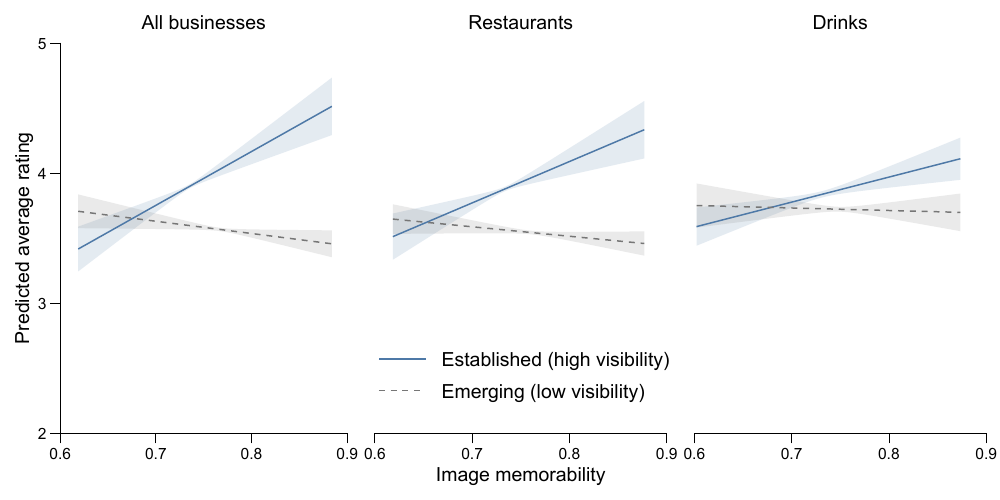

Recreate this plot in R.
################################################################################
# Figure 4: Predicted Average Rating by Image Memorability and Business Visibility
#
# Last updated: 2026-01-26
################################################################################

# =============================================================================
# 1. PACKAGES & SETUP
# =============================================================================

# Function to install missing packages and load dependencies
load_packages <- function(pkgs) {
  new_pkgs <- pkgs[!(pkgs %in% installed.packages()[, "Package"])]
  if (length(new_pkgs)) install.packages(new_pkgs)
  invisible(lapply(pkgs, library, character.only = TRUE))
}

package_list <- c("tidyverse", "readr", "grid", "gridExtra", "gtable")
load_packages(package_list)

# Set working directory to source location (RStudio support)
if (requireNamespace("rstudioapi", quietly = TRUE) && rstudioapi::isAvailable()) {
  setwd(dirname(rstudioapi::getActiveDocumentContext()$path))
}

# =============================================================================
# 2. GLOBAL PARAMETERS (House Style)
# =============================================================================

# Typography
FONT_FAMILY    <- "sans"
FONT_SIZE_PT   <- 14
FONT_SIZE_GEOM <- FONT_SIZE_PT / .pt

# Geometry
LINE_WIDTH     <- 0.25
TICK_LENGTH    <- unit(0.25, "cm")

# Colors
COLOR_HIGH_VIS <- "#4E79A7" 
COLOR_LOW_VIS  <- "#767676" 

PALETTE_VIS    <- c("Established (high visibility)" = COLOR_HIGH_VIS, 
                    "Emerging (low visibility)" = COLOR_LOW_VIS)

# Line types mapping
LINE_PALETTE   <- c("Established (high visibility)" = "solid", 
                    "Emerging (low visibility)" = "dashed")

# Axes
Y_LIMITS       <- c(2, 5)
Y_BREAKS       <- seq(2, 5, by = 1)

X_LIMITS       <- c(0.6, 0.9)
X_BREAKS       <- seq(0.6, 0.9, by = 0.1)

# =============================================================================
# 3. THEME DEFINITION
# =============================================================================

theme_house_style <- function() {
  theme_classic(base_size = FONT_SIZE_PT, base_family = FONT_FAMILY) +
    theme(
      text = element_text(color = "black", size = FONT_SIZE_PT), # Base setting
      
      # 1. FORCE AXIS TITLES (X and Y labels)
      axis.title = element_text(size = FONT_SIZE_PT, face = "plain", color = "black"),
      
      # 2. FORCE AXIS TEXT (The numbers 2, 3, 4, 5 and 0.6, 0.7...)
      # By default, these are often scaled down to ~11pt. This fixes it to 14pt.
      axis.text = element_text(size = FONT_SIZE_PT, color = "black"),
      axis.text.x = element_text(size = FONT_SIZE_PT, color = "black", angle = 45, hjust = 1),
      
      # 3. FORCE PLOT TITLES ("All businesses", "Restaurants", etc.)
      plot.title = element_text(size = FONT_SIZE_PT, face = "plain", hjust = 0.5, color = "black"),
      
      # 4. FORCE LEGEND TEXT
      legend.text = element_text(size = FONT_SIZE_PT, color = "black"),
      legend.title = element_text(size = FONT_SIZE_PT, color = "black"),
      
      # House style lines
      axis.line = element_line(color = "black", linewidth = LINE_WIDTH),
      axis.ticks = element_line(color = "black", linewidth = LINE_WIDTH),
      axis.ticks.length = TICK_LENGTH,
      
      # Clean Layout
      panel.grid = element_blank(),
      legend.background = element_blank(),
      legend.key = element_blank(),
      plot.margin = margin(t = 10, r = 10, b = 10, l = 10, unit = "pt")
    )
}

# =============================================================================
# 4. DATA LOADING & PROCESSING
# =============================================================================

# NOTE: Ensure your CSV file is in the working directory
df <- read_csv("plot_data_moderation_all.csv", show_col_types = FALSE)

# Ensure Factor Levels are correct for legend ordering
df$status <- factor(df$status, levels = c("Established (high visibility)", "Emerging (low visibility)"))

# Split data into subsets for the three panels
df_all  <- df %>% filter(sample == "All businesses")
df_rest <- df %>% filter(sample == "Restaurants")
df_drnk <- df %>% filter(sample == "Drinks")

# =============================================================================
# 5. PLOTTING FUNCTIONS
# =============================================================================

create_base_plot <- function(data, title_text, show_y_axis = TRUE, show_legend = FALSE) {
  
  # 1. Global aes definition (includes linetype for dashed/solid distinction)
  p <- ggplot(data, aes(x = memory_score, y = pred, color = status, fill = status, linetype = status)) +
    
    # 2. Confidence Interval Ribbons
    # show.legend = FALSE prevents the gray box from appearing in the final legend key
    geom_ribbon(aes(ymin = ci_low, ymax = ci_high), 
                alpha = 0.15, 
                color = NA, 
                linetype = "solid", 
                show.legend = FALSE) + 
    
    # Main Line
    geom_line(linewidth = 0.5) +
    
    # Scales
    scale_color_manual(values = PALETTE_VIS) +
    scale_fill_manual(values = PALETTE_VIS) +
    scale_linetype_manual(values = LINE_PALETTE) + 
    
    # Axes
    scale_x_continuous(breaks = X_BREAKS, labels = scales::number_format(accuracy = 0.1), expand = c(0, 0)) +
    scale_y_continuous(breaks = Y_BREAKS, expand = c(0, 0)) +
    
    # Coord (Clip on to allow points/lines to touch edge)
    coord_cartesian(ylim = Y_LIMITS, xlim = X_LIMITS, clip = "on") +
    
    # Labels
    labs(title = title_text, x = "Image memorability", y = "Predicted average rating") +
    
    # Theme application
    theme_house_style()+
    
    # Legend aesthetics adjustment
    # Override linewidth to 0.5 to ensure legend lines are thin and crisp
    guides(
      color    = guide_legend(override.aes = list(linewidth = 0.5)),
      fill     = guide_legend(override.aes = list(linewidth = 0.5)),
      linetype = guide_legend(override.aes = list(linewidth = 0.5))
    )
  
  # Conditional Y-Axis Removal (for middle and right plots)
  if (!show_y_axis) {
    p <- p + theme(
      axis.title.y = element_blank(),
      axis.text.y = element_blank(),
      axis.ticks.y = element_blank(),
      axis.line.y = element_blank()
    )
  }
  
  # Conditional Legend Placement (Center plot only)
  if (show_legend) {
    p <- p + theme(
      legend.position = c(0.5, 0.25),
      legend.title = element_blank(),
      legend.text = element_text(size = FONT_SIZE_PT),
      legend.key.height = unit(0.8, "cm"),
      legend.key.width = unit(1.5, "cm") # Ensure width is enough to see the dash
    )
  } else {
    p <- p + theme(legend.position = "none")
  }
  
  return(p)
}

# =============================================================================
# 6. GENERATE PLOTS
# =============================================================================

# Plot 1: All Businesses
# Note: x = " " is used instead of NULL to reserve vertical space for the label, 
# ensuring the plot area aligns perfectly with the middle plot (which has a label).
p1 <- create_base_plot(df_all, "All businesses", show_y_axis = TRUE, show_legend = FALSE) +
  labs(x = " ")

# Plot 2: Restaurants
# This plot contains the X-axis label and the Legend
p2 <- create_base_plot(df_rest, "Restaurants", show_y_axis = FALSE, show_legend = TRUE) +
  labs(x = "Image memorability") +
  theme(
    legend.position = c(0.40, 0.15),
    legend.direction = "vertical",
    legend.spacing.y = unit(0, "pt")
  )

# Plot 3: Drinks
# Note: x = " " reserves vertical space to match p2
p3 <- create_base_plot(df_drnk, "Drinks", show_y_axis = FALSE, show_legend = FALSE) +
  labs(x = " ")

# =============================================================================
# 7. COMBINE & EXPORT
# =============================================================================

# Arrange in 1 row, 3 columns
# Widths are adjusted (1.13 vs 1) to account for the Y-axis labels on the first plot
p_combined <- grid.arrange(p1, p2, p3, nrow = 1, widths = c(1.13, 1, 1))

# Save Dimensions
FIG_WIDTH  <- 10*0.8
FIG_HEIGHT <- 5*0.8

# Determine the best available PDF device
save_device <- tryCatch(
  {
    cairo_pdf(tempfile())
    dev.off()
    cairo_pdf
  },
  error = function(e) "pdf",
  warning = function(w) "pdf"
)

ggsave(
  filename = file.path("fig4.pdf"),
  plot     = p_combined,
  width    = FIG_WIDTH,
  height   = FIG_HEIGHT,
  device   = save_device
)

ggsave(
  filename = file.path("fig4.svg"),
  plot     = p_combined,
  device   = "svg",
  width    = FIG_WIDTH,
  height   = FIG_HEIGHT,
  units    = "in"
)

ggsave(
  filename = file.path("fig4.png"),
  plot     = p_combined,
  width    = FIG_WIDTH,
  height   = FIG_HEIGHT,
  units    = "in",
  dpi      = 400,
  bg       = "white"
)